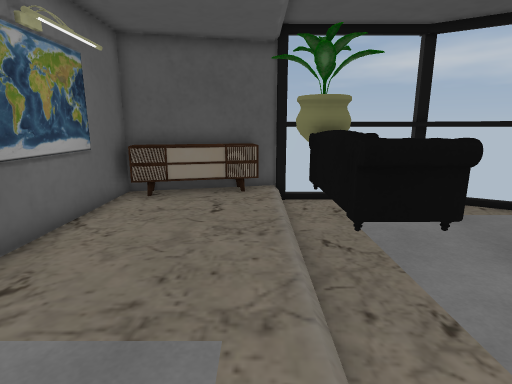
[1] (above)

12 first-person views from a walk through a 3-D level made in the Unity game engine. The camera is 1.2 m above the floor, tilts 12° down and sees 80° across. The floor is counted in squares, 0.5 m on a side. Each view is taken from the middle of a square. On the plan, view 1 faces up. The plan holds only what a view shows up to about 19 squares ahead; the rest is blank. The place goes on beyond the plan. Door leaves are left out, so doorways stand open.

[2]
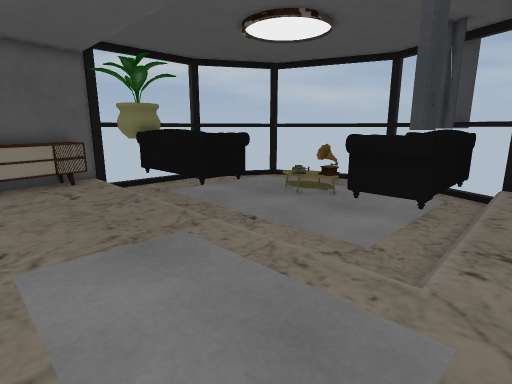

[3]
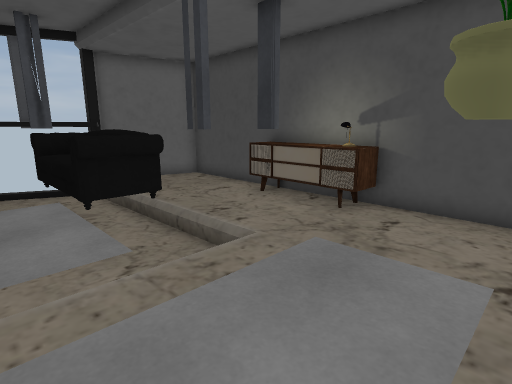

[4]
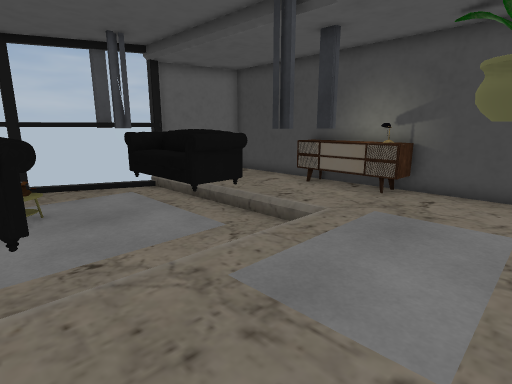

[5]
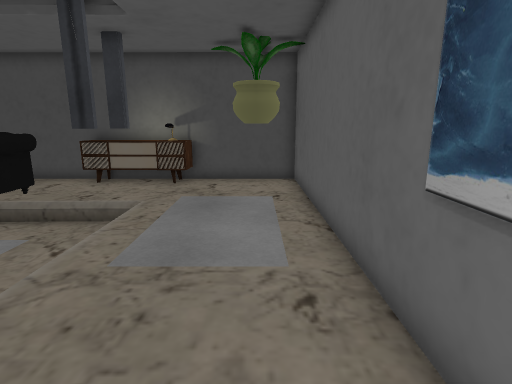

[6]
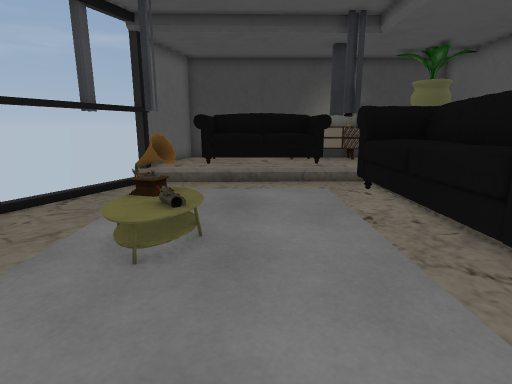

[7]
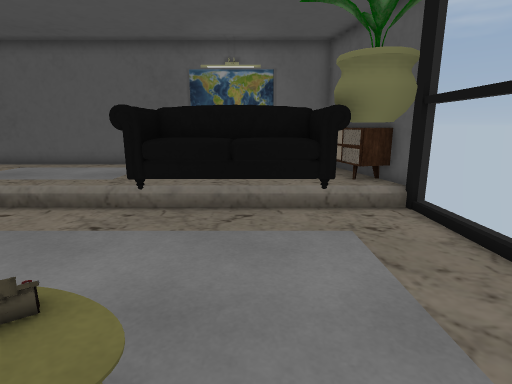

[8]
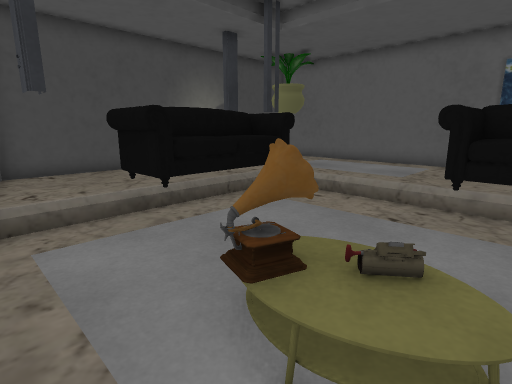

[9]
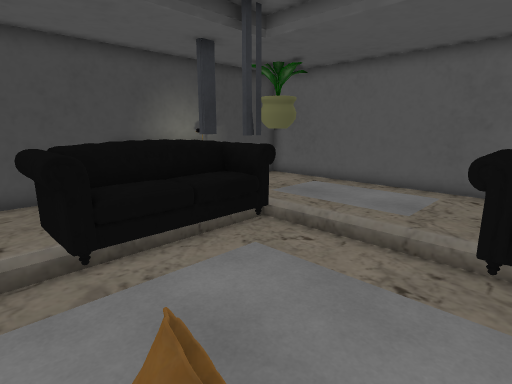

[10]
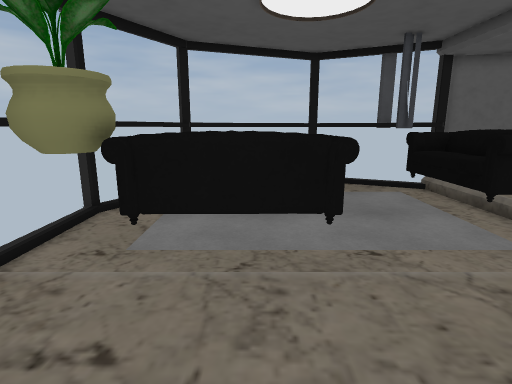

[11]
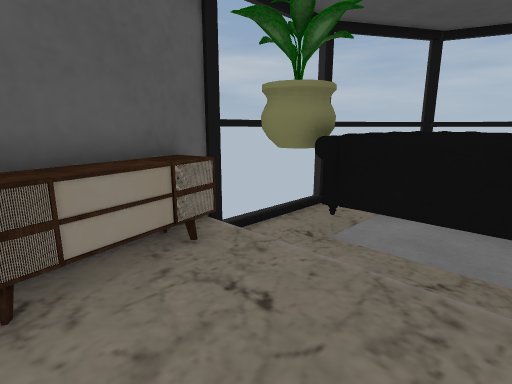

[12]
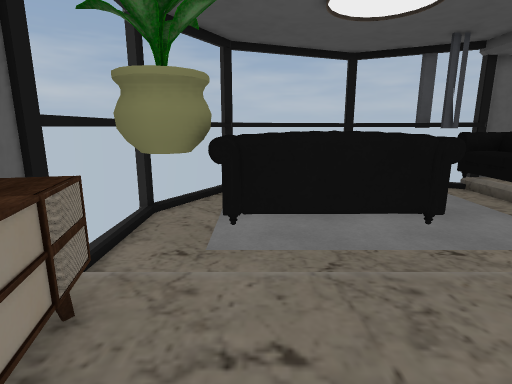

### Floor plan
Key: @ floor where view 1 was taken; # wall or solid block; x gap in a wall; . main floor; - floor 0.25 m lower than the main floor; / step, stairs or slope; D open door; = window, fence, low wall or low ledge; O other object.
Columns run from 5 left of view 1 to 14 right of it. Each row starts with its distance up from view 1.
 13     ##O=====O
 12 ###OOO#-----#=#
 11 #OOOOO/-------###
 10 #O..../OOO----- #
  9 #...../OOO      ##
  8 #...../OOO     --=
  7 #...../OOO     --=
  6 #...../OOO   O/--##
  5 #...../OOO   OO---=#
  4 #...../--    OO---O#
  3 #...../--      ---=#
  2 #...../--      --##
  1 #...../-OOOOOO DD=
  0 #....@/-OOOOOO-DDD
 -1 #...../#OOOOOO--=#
 -2 #......D........O
 -3 #......D........#
 -4 #......x.......##
 -5 #....OOOOO.....#
 -6 #####OOOOO######

Positions as (right, up) in squares from view 1, and headings:
1: (0, 0), facing up
2: (-4, -3), facing up-right
3: (-4, 3), facing down-right
4: (-4, 6), facing down-right
5: (-3, 8), facing down
6: (6, 12), facing down
7: (10, 8), facing left
8: (11, 7), facing down-left
9: (9, 6), facing down-left
10: (-4, 7), facing right
11: (-4, 6), facing up-right
12: (-4, 9), facing right
